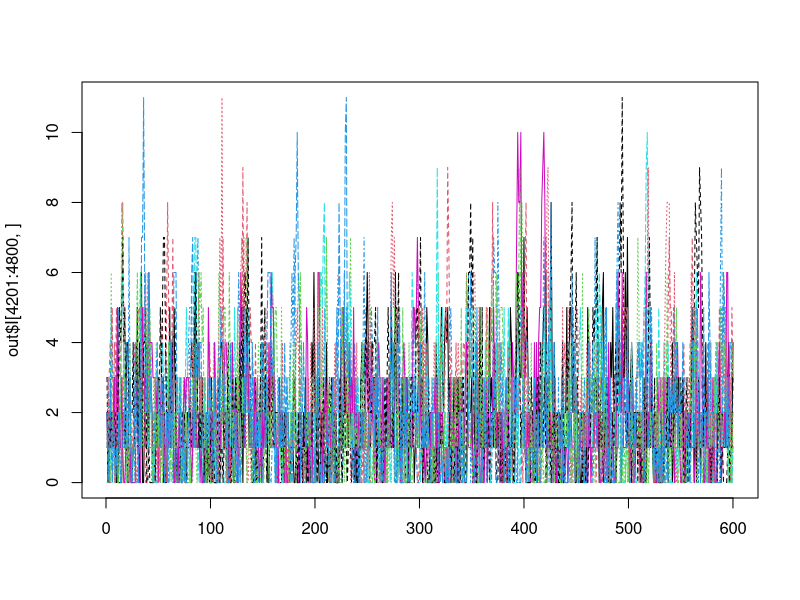

This figure's R source:
# Stochastic version
# SIRstep<-function(S,I,beta,births,migration,mortalityrate){
# 	#browser()
# 	It<-rbinom(1,S,1-exp(-beta*I^.95))+rpois(1,migration)
# 	St<-S-It-floor(mortalityrate*S)+floor(births)
# 	return(list(S=St,I=It))
# 	}
# Deterministic version
# SIRstep<-function(S,I,beta,births,migration,mortalityrate){
# 	#browser()
# 	It<-min(S,S*(1-exp(-beta*I^.95)))+migration
# 	St<-S-It-mortalityrate*S+births
# 	return(list(S=St,I=It))
# 	}

SIRstep <- function(S, I, Beta, births, migration, mortalityrate) {
  # browser()
  It <- min(S, Beta * S * I^.95) + migration
  St <- S + births - It - mortalityrate * S
  return(list(S = St, I = It))
}
SIRrun <- function(S.init, I.init, beta, years, births, migration, mortalityrate) {
  # beta is specified as a vector of values for each "biweek",
  beta <- rep(beta, years)
  Susc <- S.init
  Infect <- I.init
  timesteps <- 26 * years
  for (i in 1:timesteps) {
    out <- SIRstep(Susc[i], Infect[i], beta[i], births, migration, mortalityrate)
    Susc <- c(Susc, out$S)
    Infect <- c(Infect, out$I)
    # cat(out$I,".\n")
    if (!is.finite(out$I)) {
      break
    }
    # if(out$I==0){break}
  }
  # browser()
  return(list(S = Susc, I = Infect))
}

# beta<-source("/Users/mattferrari/Documents/Current Projects/MSF Measles/Measles_Dynamics_ms/Seasonality/MCMC(new)/niamey/niamey_beta.q")$value


SIRstep <- function(S, I, beta, births, migration, mortalityrate) {
  # browser()
  It <- rbinom(1, S, 1 - exp(-beta * I^.95)) + rpois(1, migration) + rpois(1, 1) # migration + extra random introduction external to metapop
  # It<-min(S,S*(1-exp(-beta*I^.95)))+migration
  St <- S - It - floor(mortalityrate * S) + floor(births)
  return(list(S = St, I = It))
}

SIRmeta <- function(S.init, I.init, beta, coupling, scaling, timesteps, births, mortalityrate) {
  Npatches <- length(S.init)
  Susc <- matrix(S.init, nrow = 1)
  Infect <- matrix(I.init, nrow = 1)
  beta.max <- max(beta)
  beta <- beta / beta.max
  beta <- beta^matrix(scaling, nrow = dim(beta)[1], ncol = Npatches, byrow = T)
  beta <- beta.max * beta
  for (i in 2:timesteps) {
    # browser()
    Susc.tmp <- numeric(0)
    Infect.tmp <- numeric(0)
    for (j in 1:Npatches) {
      tmp <- ceiling(24 + 24 * (i / 24 - ceiling(i / 24)))
      beta.i <- runif(1, beta[tmp, j] * .75, beta[tmp, j] * 1.25)
      # browser()
      I.ext <- sum(Infect[i - 1, -j])
      migr <- ifelse(I.ext > 0, min(10, rpois(1, coupling[j, -j] * I.ext)), 0)
      migr <- ifelse(runif(1) > .9,  migr,  0)
      # browser()
      out.tmp <- SIRstep(Susc[i - 1, j], Infect[i - 1, j], beta.i, births[j], mortalityrate[j], migration = migr)
      Susc.tmp <- c(Susc.tmp, out.tmp$S)
      Infect.tmp <- c(Infect.tmp, out.tmp$I)
      cat(i, "-", j, ".\n")
    }
    Susc <- rbind(Susc, Susc.tmp)
    Infect <- rbind(Infect, Infect.tmp)
    # browser()
    if (sum(Infect.tmp) == 0) {
      break
    }
  }
  return(list(S = Susc, I = Infect))
}


n.patches <- 10

N.init <- 1e7 + rpois(n.patches, 100)
ppn_atrisk <- .4
ppn_vacc <- .95
S.init <- floor(N.init * ppn_atrisk * (1 - ppn_vacc))
############################################
# Birth and death rate based on CIA factbook values
#
b_rate <- rep(0.3 * 0.88 * (50.73 / 24) * (N.init / 1000), n.patches) # vaccinated births
m_rate <- rep((20.91 / 24) / 1000, n.patches)

############################################
# beta <- rep(1e-5,24)
beta <- rep(c(.5e-5, 1e-5, 1.5e-5, 1.5e-5, 1e-5, .5e-5), each = 4) * .007 # seasonal transmission rate
beta.sim <- matrix(smooth.spline(beta)$y, nrow = 24, ncol = n.patches, byrow = F) # make transmission rate smooth, apply to all locations

I.init <- 100 + rpois(n.patches, 3)
years <- 200
Tmax <- 24 * years
coupling <- matrix(0.01, n.patches, n.patches)

out <- SIRmeta(S.init, I.init, beta = beta.sim, coupling = coupling, scaling = 1, timesteps = 24 * years, births = b_rate, mortalityrate = m_rate)
# plot(out$I[4201:4800],type="l")
matplot(out$I[4201:4800, ], type = "l")
